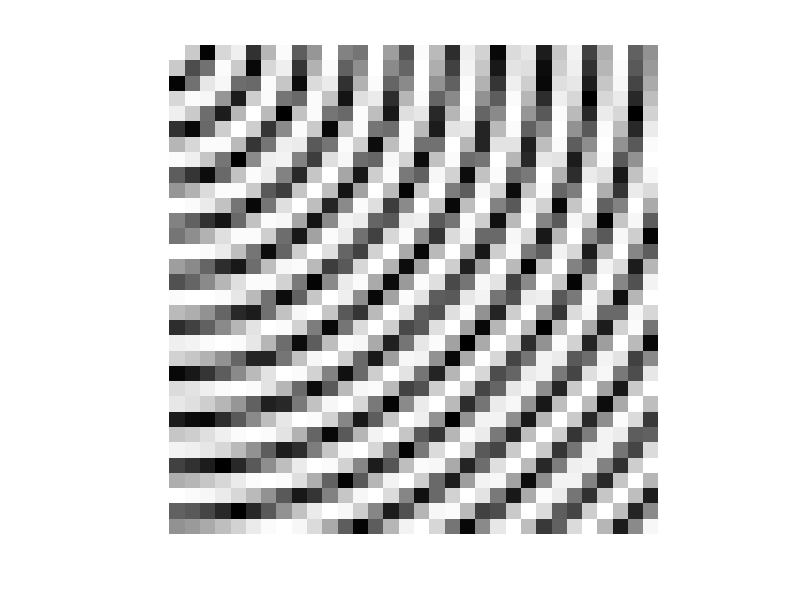

Reproduce this figure in MATLAB.
clc;
clear all;
I=ones(32,32); %size of white image
val = 0;
for i = 1:32
    for j = 1:32
        val = abs(sin(sqrt((i*i) + (j*j))));
        I(i,j) = val; 
    end
end

imshow(I);